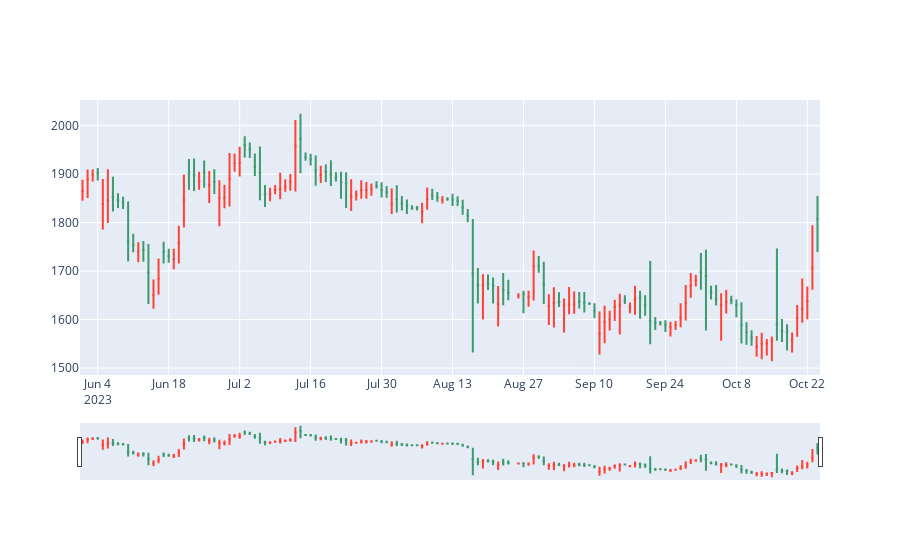

This figure's notebook cell:
### Code cell
df_filter = df[df["MAX_PRICE"] < 2500]
df_filter = df_filter[df_filter["DAY_DATE"] > '2023-06-01']
df_filter = df_filter[df_filter["MIN_PRICE"] > 1000]
fig = go.Figure()
fig.add_trace(go.Candlestick(
    x=df_filter["DAY_DATE"],
    open=df_filter["AVG_PRICE"],
    close=df_filter["AVG_PRICE"],
    high=df_filter["MAX_PRICE"],
    low=df_filter["MIN_PRICE"]
))
fig.show()

### Figure 1 — Plotly figure (JSON) as saved in the notebook; plotly's stock layout.template omitted (floating-point values rounded to 4 significant figures; data arrays with more than 128 entries replaced by an {"elided": "..."} marker saying what was removed)
{"data": [{"close": {"elided": "145 float values"}, "high": {"elided": "145 float values"}, "low": {"elided": "145 float values"}, "open": {"elided": "145 float values"}, "type": "candlestick", "x": {"elided": "145 str values"}}], "layout": {}}
